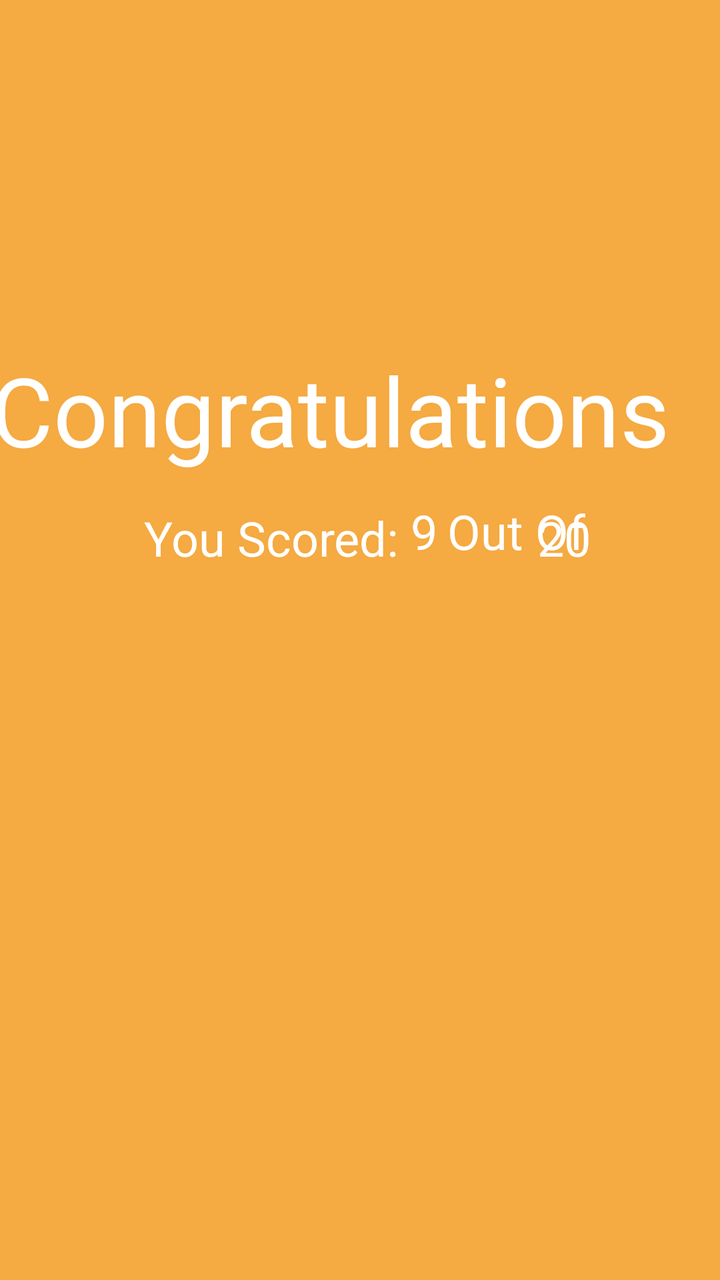
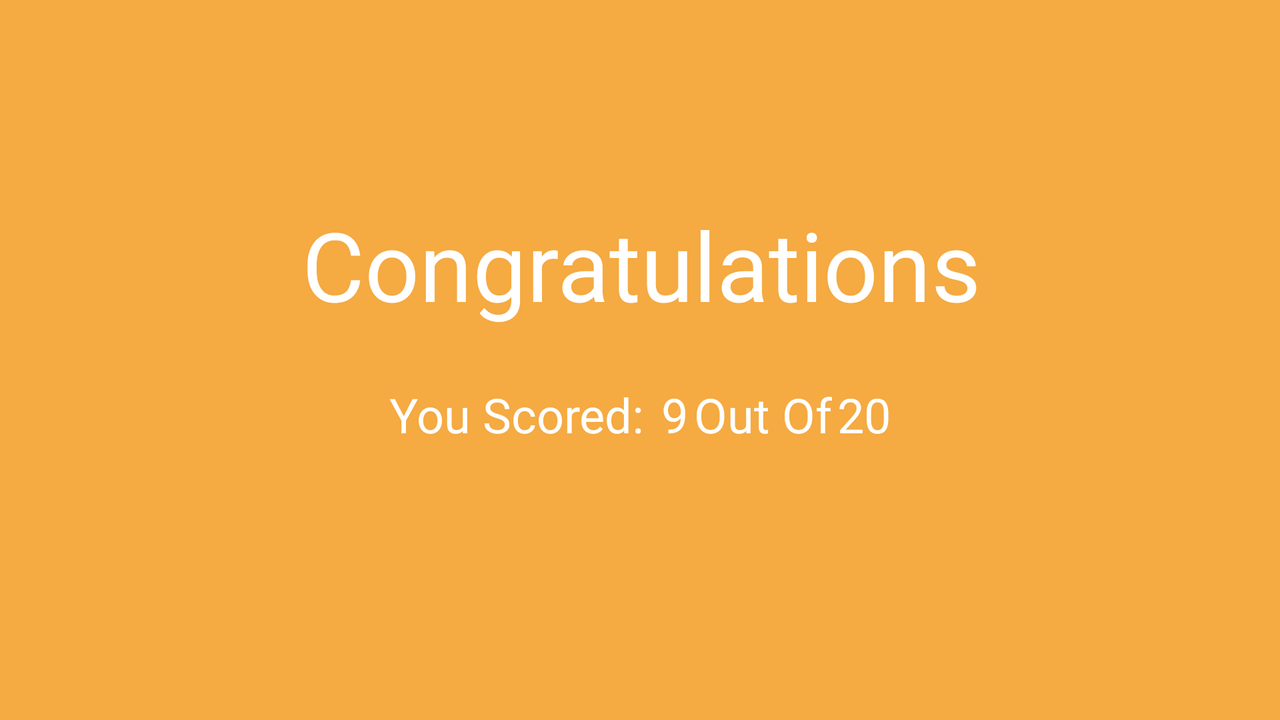

First picture: res/layout/ on a phone held upright. Second picture: the repository's own variant of that layout, on a device whose configuration matches the variant's folder. Source for both follows.
<!-- AndroidManifest.xml: application theme AppTheme -->
<!-- res/layout/activity_results.xml -->
<?xml version="1.0" encoding="utf-8"?>
<androidx.constraintlayout.widget.ConstraintLayout xmlns:android="http://schemas.android.com/apk/res/android"
    xmlns:app="http://schemas.android.com/apk/res-auto"
    xmlns:tools="http://schemas.android.com/tools"
    android:layout_width="match_parent"
    android:layout_height="match_parent"
    android:background="@color/colorPrimary"
    tools:context=".ResultsActivity">

    <TextView
        android:id="@+id/total_questions"
        android:layout_width="wrap_content"
        android:layout_height="wrap_content"
        android:text="20"
        android:textColor="@android:color/white"
        android:textSize="24sp"
        app:layout_constraintBottom_toTopOf="@+id/guideline7"
        app:layout_constraintEnd_toStartOf="@+id/guideline29"
        app:layout_constraintTop_toTopOf="@+id/guideline30" />

    <TextView
        android:id="@+id/score"
        android:layout_width="wrap_content"
        android:layout_height="wrap_content"
        android:text="9"
        android:textColor="@android:color/white"
        android:textSize="24sp"
        app:layout_constraintBottom_toTopOf="@+id/guideline7"
        app:layout_constraintStart_toEndOf="@+id/textView2"
        app:layout_constraintTop_toTopOf="@+id/guideline30"
        app:layout_constraintVertical_bias="1.0" />

    <TextView
        android:id="@+id/textView5"
        android:layout_width="wrap_content"
        android:layout_height="wrap_content"
        android:layout_marginStart="5dp"
        android:layout_marginLeft="5dp"
        android:layout_marginEnd="5dp"
        android:layout_marginRight="5dp"
        android:text="Out Of"
        android:textColor="@android:color/white"
        android:textSize="24sp"
        app:layout_constraintBottom_toTopOf="@+id/guideline7"
        app:layout_constraintEnd_toStartOf="@+id/total_questions"
        app:layout_constraintHorizontal_bias="0.0"
        app:layout_constraintStart_toEndOf="@+id/score"
        app:layout_constraintTop_toTopOf="@+id/guideline30"
        app:layout_constraintVertical_bias="1.0" />

    <TextView
        android:id="@+id/textView2"
        android:layout_width="wrap_content"
        android:layout_height="wrap_content"
        android:text="You Scored: "
        android:textColor="@android:color/white"
        android:textSize="24sp"
        app:layout_constraintBottom_toTopOf="@+id/guideline7"
        app:layout_constraintStart_toStartOf="@+id/guideline28"
        app:layout_constraintTop_toTopOf="@+id/guideline30" />

    <TextView
        android:id="@+id/textView"
        android:layout_width="wrap_content"
        android:layout_height="wrap_content"
        android:text="Congratulations"
        android:textAppearance="@style/TextAppearance.AppCompat.Large"
        android:textColor="@android:color/white"
        android:textSize="48sp"
        app:layout_constraintBottom_toTopOf="@+id/guideline7"
        app:layout_constraintEnd_toStartOf="@+id/guideline5"
        app:layout_constraintHorizontal_bias="1.0"
        app:layout_constraintStart_toStartOf="@+id/guideline4"
        app:layout_constraintTop_toTopOf="@+id/guideline6" />

    <androidx.constraintlayout.widget.Guideline
        android:id="@+id/guideline4"
        android:layout_width="wrap_content"
        android:layout_height="wrap_content"
        android:layout_marginStart="35dp"
        android:layout_marginLeft="35dp"
        android:layout_marginEnd="376dp"
        android:layout_marginRight="376dp"
        android:orientation="vertical"
        app:layout_constraintEnd_toEndOf="parent"
        app:layout_constraintGuide_percent="0.09"
        app:layout_constraintStart_toStartOf="parent" />

    <androidx.constraintlayout.widget.Guideline
        android:id="@+id/guideline5"
        android:layout_width="wrap_content"
        android:layout_height="wrap_content"
        android:layout_marginStart="376dp"
        android:layout_marginLeft="376dp"
        android:layout_marginEnd="35dp"
        android:layout_marginRight="35dp"
        android:orientation="vertical"
        app:layout_constraintEnd_toEndOf="parent"
        app:layout_constraintGuide_percent="0.93"
        app:layout_constraintStart_toStartOf="parent" />

    <androidx.constraintlayout.widget.Guideline
        android:id="@+id/guideline6"
        android:layout_width="wrap_content"
        android:layout_height="wrap_content"
        android:orientation="horizontal"
        app:layout_constraintGuide_percent="0.2" />

    <androidx.constraintlayout.widget.Guideline
        android:id="@+id/guideline7"
        android:layout_width="wrap_content"
        android:layout_height="wrap_content"
        android:orientation="horizontal"
        app:layout_constraintGuide_percent="0.44" />

    <androidx.constraintlayout.widget.Guideline
        android:id="@+id/guideline28"
        android:layout_width="wrap_content"
        android:layout_height="wrap_content"
        android:orientation="vertical"
        app:layout_constraintGuide_percent="0.2" />

    <androidx.constraintlayout.widget.Guideline
        android:id="@+id/guideline29"
        android:layout_width="wrap_content"
        android:layout_height="wrap_content"
        android:orientation="vertical"
        app:layout_constraintGuide_percent="0.82" />

    <androidx.constraintlayout.widget.Guideline
        android:id="@+id/guideline30"
        android:layout_width="wrap_content"
        android:layout_height="wrap_content"
        android:orientation="horizontal"
        app:layout_constraintGuide_percent="0.4" />

</androidx.constraintlayout.widget.ConstraintLayout>
<!-- resources referenced by this layout -->
<resources>
  <color name="colorPrimary">#f5aa42</color>
  <style name="AppTheme" parent="Theme.AppCompat.Light.NoActionBar">
          
          <item name="colorPrimary">@color/colorPrimary</item>
          <item name="colorPrimaryDark">@color/colorPrimaryDark</item>
          <item name="colorAccent">@color/colorAccent</item>
      </style>
  <color name="colorPrimaryDark">#f5aa42</color>
  <color name="colorAccent">#ffffff</color>
</resources>
<!-- res/layout-land/activity_results.xml (the repository's variant of the layout above) -->
<!-- drawn on the phone turned sideways -->
<?xml version="1.0" encoding="utf-8"?>
<androidx.constraintlayout.widget.ConstraintLayout xmlns:android="http://schemas.android.com/apk/res/android"
    xmlns:app="http://schemas.android.com/apk/res-auto"
    xmlns:tools="http://schemas.android.com/tools"
    android:layout_width="match_parent"
    android:layout_height="match_parent"
    android:background="@color/colorPrimary"
    tools:context=".ResultsActivity">

    <TextView
        android:id="@+id/textView2"
        android:layout_width="wrap_content"
        android:layout_height="wrap_content"
        android:text="You Scored: "
        android:textColor="@android:color/white"
        android:textSize="24sp"
        app:layout_constraintBottom_toTopOf="@+id/guideline24"
        app:layout_constraintEnd_toStartOf="@+id/score"
        app:layout_constraintStart_toStartOf="@+id/guideline10"
        app:layout_constraintTop_toTopOf="@+id/guideline25" />

    <TextView
        android:id="@+id/textView5"
        android:layout_width="wrap_content"
        android:layout_height="wrap_content"
        android:text="Out Of"
        android:textColor="@android:color/white"
        android:textSize="24sp"
        app:layout_constraintBottom_toTopOf="@+id/guideline24"
        app:layout_constraintEnd_toStartOf="@+id/total_questions"
        app:layout_constraintStart_toEndOf="@+id/score"
        app:layout_constraintTop_toTopOf="@+id/guideline25" />

    <TextView
        android:id="@+id/total_questions"
        android:layout_width="wrap_content"
        android:layout_height="wrap_content"
        android:text="20"
        android:textColor="@android:color/white"
        android:textSize="24sp"
        app:layout_constraintBottom_toTopOf="@+id/guideline24"
        app:layout_constraintEnd_toStartOf="@+id/guideline11"
        app:layout_constraintStart_toEndOf="@+id/textView5"
        app:layout_constraintTop_toTopOf="@+id/guideline25" />

    <TextView
        android:id="@+id/score"
        android:layout_width="wrap_content"
        android:layout_height="wrap_content"
        android:text="9"
        android:textColor="@android:color/white"
        android:textSize="24sp"
        app:layout_constraintBottom_toTopOf="@+id/guideline24"
        app:layout_constraintEnd_toStartOf="@+id/textView5"
        app:layout_constraintStart_toEndOf="@+id/textView2"
        app:layout_constraintTop_toTopOf="@+id/guideline25" />

    <TextView
        android:id="@+id/textView"
        android:layout_width="wrap_content"
        android:layout_height="wrap_content"
        android:gravity="center"
        android:text="Congratulations"
        android:textAppearance="@style/TextAppearance.AppCompat.Large"
        android:textColor="@android:color/white"
        android:textSize="48sp"
        app:layout_constraintBottom_toTopOf="@+id/guideline9"
        app:layout_constraintEnd_toStartOf="@+id/guideline3"
        app:layout_constraintHorizontal_bias="0.518"
        app:layout_constraintStart_toStartOf="@+id/guideline2"
        app:layout_constraintTop_toTopOf="@+id/guideline8"
        app:layout_constraintVertical_bias="0.183" />

    <androidx.constraintlayout.widget.Guideline
        android:id="@+id/guideline2"
        android:layout_width="wrap_content"
        android:layout_height="wrap_content"
        android:orientation="vertical"
        app:layout_constraintGuide_percent="0.2"
        app:layout_constraintStart_toStartOf="parent" />

    <androidx.constraintlayout.widget.Guideline
        android:id="@+id/guideline3"
        android:layout_width="wrap_content"
        android:layout_height="wrap_content"
        android:orientation="vertical"
        app:layout_constraintEnd_toEndOf="parent"
        app:layout_constraintGuide_percent="0.8" />

    <androidx.constraintlayout.widget.Guideline
        android:id="@+id/guideline8"
        android:layout_width="wrap_content"
        android:layout_height="wrap_content"
        android:orientation="horizontal"
        app:layout_constraintGuide_percent="0.2"
        app:layout_constraintTop_toTopOf="parent" />

    <androidx.constraintlayout.widget.Guideline
        android:id="@+id/guideline9"
        android:layout_width="wrap_content"
        android:layout_height="wrap_content"
        android:orientation="horizontal"
        app:layout_constraintGuide_percent="0.8043478" />

    <androidx.constraintlayout.widget.Guideline
        android:id="@+id/guideline10"
        android:layout_width="wrap_content"
        android:layout_height="wrap_content"
        android:orientation="vertical"
        app:layout_constraintGuide_percent="0.3" />

    <androidx.constraintlayout.widget.Guideline
        android:id="@+id/guideline11"
        android:layout_width="wrap_content"
        android:layout_height="wrap_content"
        android:orientation="vertical"
        app:layout_constraintGuide_percent="0.7" />

    <androidx.constraintlayout.widget.Guideline
        android:id="@+id/guideline24"
        android:layout_width="wrap_content"
        android:layout_height="wrap_content"
        android:orientation="horizontal"
        app:layout_constraintGuide_percent="0.62015504" />

    <androidx.constraintlayout.widget.Guideline
        android:id="@+id/guideline25"
        android:layout_width="wrap_content"
        android:layout_height="wrap_content"
        android:orientation="horizontal"
        app:layout_constraintGuide_percent="0.53" />

</androidx.constraintlayout.widget.ConstraintLayout>
